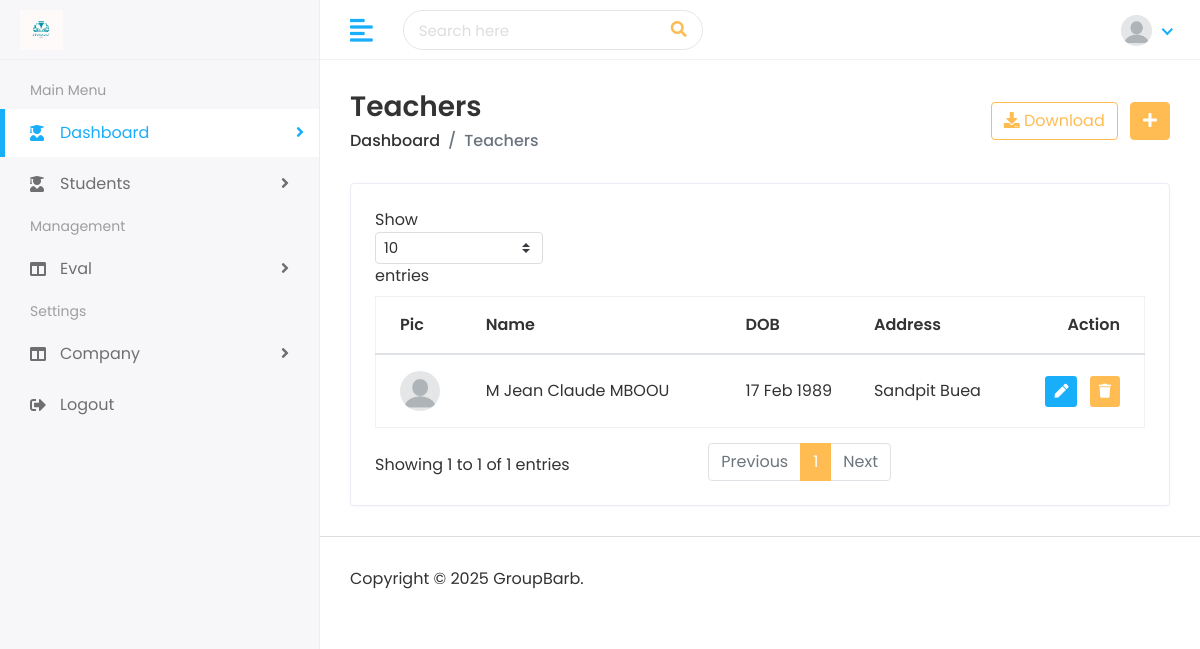
Before: /teachers/ with the older database file.
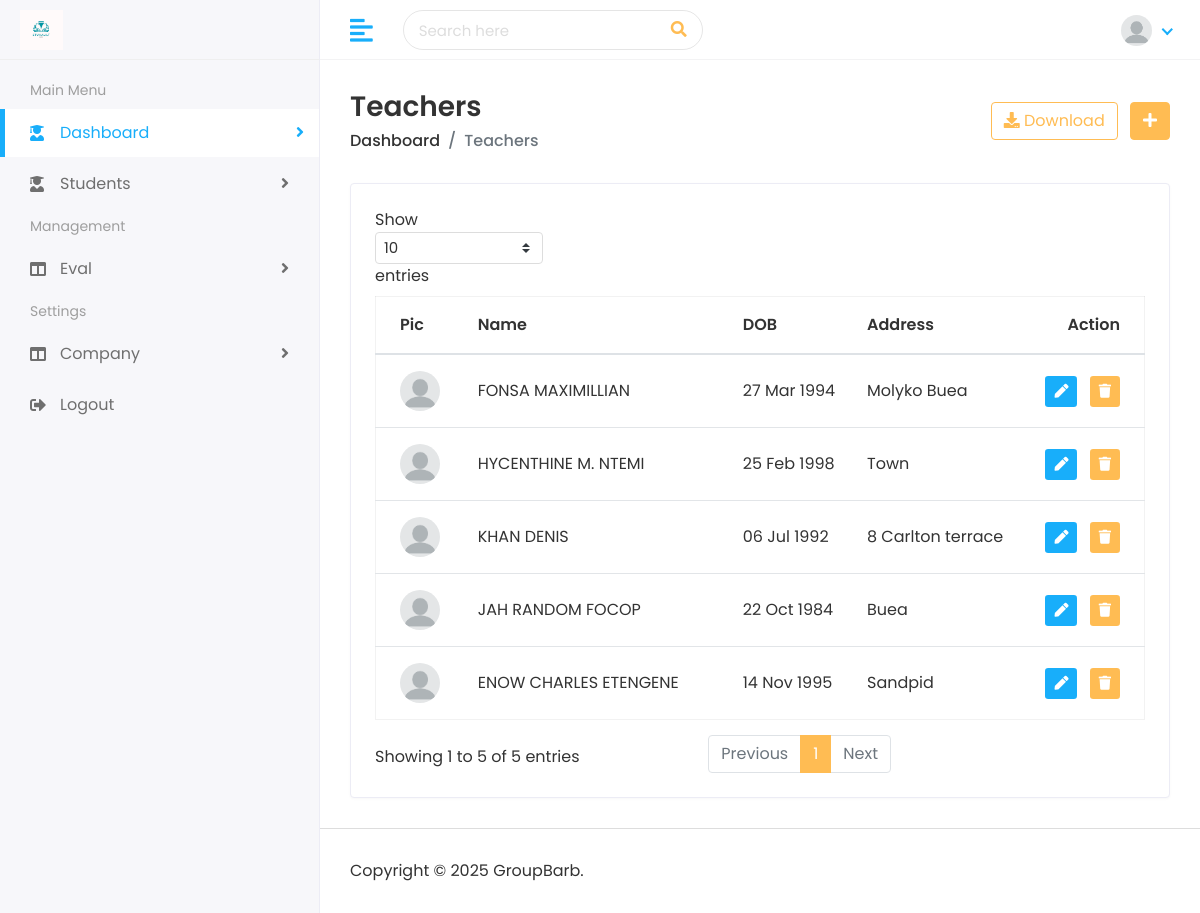
After: the same page with the newer database file.
### teacher/models.py (models this page shows, shortened)
class Teacher(models.Model):
    name                = models.TextField( null=True, blank=True)
    teacher_uid         = models.CharField(max_length=100, unique=True,null=True, blank=True)
    gender              = models.CharField(max_length=100, choices=[('Male','Male'), ('Female', 'Female')])
    date_of_birth       = models.DateField()
    classrooms           = models.ManyToManyField(ClassRoom)
    t_subjects           = models.ManyToManyField(Subject)
    joining_date        = models.DateField()
    mobile_number       = models.CharField(max_length=15, null=True, blank=True)
    email               = models.EmailField(max_length=100, unique=True, null=True, blank=True)
    section             = models.CharField(max_length=100)
    teacher_image       = models.ImageField(upload_to='teacher/img/', blank=True)
    permanent_address   = models.TextField( null=True)
    slug                = models.SlugField(max_length=255, unique=True, blank=True)
    added_by            = models.CharField(max_length=100, null=True)
    modified_by         = models.CharField(max_length=100, null=True, blank=True)
    is_actif            = models.BooleanField(default=True)
    created_on          = models.DateTimeField(auto_now_add=True)
    updated_on          = models.DateTimeField(auto_now=True)

### teacher/views.py (the view)
# urls.py: path('', views.teacher_list, name="teacher_list"),
def teacher_list(request):
    teacher_list = Teacher.objects.all()
    context = {
        'teacher_list': teacher_list,
    }
    return render(request, "teachers/teachers.html", context)

### templates/teachers/teachers.html (shortened to what the changed rows need)
{% extends 'home/base.html' %}
{% load static %}
{% block body %}
         <div class="page-wrapper">
            <div class="content container-fluid">
               <div class="row">
                  <div class="col-sm-12">
                     <div class="card card-table">
                        <div class="card-body">
                           <div class="table-responsive">
                              <table class="table table-hover table-center mb-0 datatable">
                                 <thead>
                                    <tr>
                                       <th>Pic</th>
                                       <th>Name</th>
                                       <th>DOB</th>
                                       <th>Address</th>
                                       <th class="text-right">Action</th>
                                    </tr>
                                 </thead>
                                 <tbody>
                                    {% for teacher in teacher_list %}
                                    <tr>
                                       <td>
                                        <h2 class="table-avatar">
                                           <a href="{% url 'view_teacher' teacher.id %}" class="avatar avatar-sm mr-2"><img class="avatar-img rounded-circle"
                                             src="
                                             {% comment %} {% if teacher.teacher_image.url %} {% endcomment %}
                                             {% comment %} {{ teacher.teacher_image.url }} {% endcomment %}
                                             {% comment %} {% else %} {% endcomment %}
                                             /media/img/default.png
                                             {% comment %} {% endif %} {% endcomment %}
                                             "
                                              alt="User Image"></a>
                                        </h2>
                                     </td>
                                       <td>{{ teacher.name}}</td>
                                       <td>{{ teacher.date_of_birth|date:"d M Y" }}</td>
                                       <td>{{ teacher.permanent_address }}</td>
                                       <td class="text-right">
                                          <div class="actions">
                                             <a href="{% url 'edit_teacher' teacher.id %}" class="btn btn-sm bg-success-light mr-2">
                                                 <i class="fas fa-pen"></i>
                                             </a>
                                             <form action="{% url 'delete_teacher' teacher.id %}" method="POST" style="display:inline;">
                                                 <button type="submit" class="btn btn-sm bg-danger-light" onclick="return confirm('Are you sure you want to delete this teacher?');">
                                                     <i class="fas fa-trash"></i>
                                                 </button>
                                             </form>
                                         </div>
                                       </td>
                                    </tr>
                                    {% endfor %}
                                 </tbody>
                              </table>
                           </div>
                        </div>
                     </div>
                  </div>
               </div>
            </div>
         </div>
      </div>
   </body>
</html>
{% endblock %}

Changed rows visible on the page:
removed Teacher: name "M Jean Claude MBOOU", date_of_birth "17 Feb 1989", permanent_address "Sandpit Buea"
added Teacher: name "FONSA MAXIMILLIAN", date_of_birth "27 Mar 1994", permanent_address "Molyko Buea"
added Teacher: name "HYCENTHINE M. NTEMI", date_of_birth "25 Feb 1998", permanent_address "Town"
added Teacher: name "KHAN DENIS", date_of_birth "06 Jul 1992", permanent_address "8 Carlton terrace"
added Teacher: name "JAH RANDOM FOCOP", date_of_birth "22 Oct 1984", permanent_address "Buea"
added Teacher: name "ENOW CHARLES ETENGENE", date_of_birth "14 Nov 1995", permanent_address "Sandpid"
Other visible differences:
text written by a page script: "Show entries Showing 1 to 1 of 1 entries Previous 1 Next" → "Show entries Showing 1 to 5 of 5 entries Previous 1 Next"
